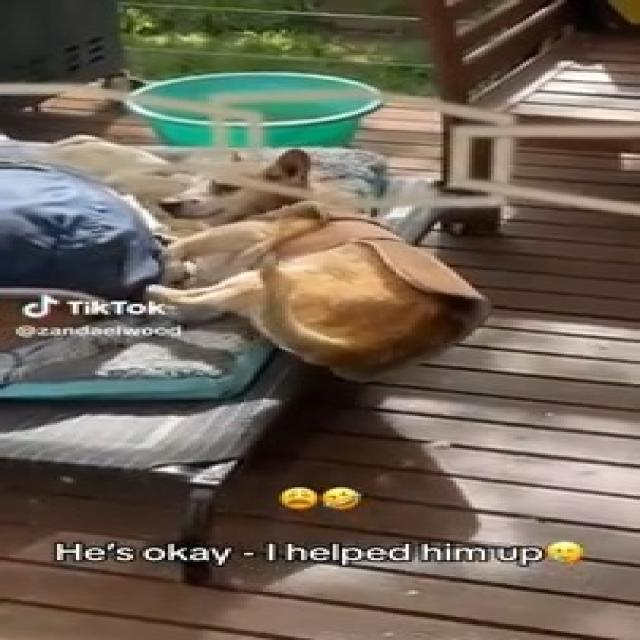
#> input picture test-2/test/images/youtube-10_jpg.rf.4abb2b92db125f1587387aeb8b192aef.jpg, 640 x 640 px, given in place of stream1, which was not available
$ python project-sin-yolo.py
#> lines starting #> are read from the running program, lines starting #| are printed output that depends on the picture; after the words box and inside, x2 and y2 are one past the last pixel; in counts of white or black regions, pixels touching at a corner belong together; pictures that were not available may be replaced by others from this repository, and a replacement may not be noted
import cv2
from datetime import datetime

# URL RTSP de tu cámara
camera_url = "rtsp://admin-admin:Kayn!%25123a@192.168.1.12:554/stream1"

# Abrir el flujo de video
cap = cv2.VideoCapture(camera_url)

if not cap.isOpened():
    print("Error: No se pudo conectar a la cámara.")
    exit()

# Resolución deseada
desired_width = 640
desired_height = 360

# Definir las coordenadas de la línea como un rango
line_y = int(desired_height * 0.35)  # 35% del alto
line_tolerance = 2  # Tolerancia de ±2 píxeles
line_start_x = int(desired_width * 0.3)  # 30% del ancho
line_end_x = int(desired_width * 0.7)  # 70% del ancho

# Crear el sustractor de fondo con parámetros ajustados
fgbg = cv2.createBackgroundSubtractorMOG2(history=500, varThreshold=25, detectShadows=True)

# Variables para rastrear objetos que cruzan la línea
crossed_objects = set()  # Almacena identificadores únicos de objetos que ya cruzaron

print("Mostrando video con detección de cruce...")

while True:
    ret, frame = cap.read()
#> frame is the input picture: shape (640, 640, 3); mean B, G, R 87.2, 100.2, 110.9
    if not ret:
        print("Error: No se pudo leer el flujo de video.")
        break

    # Redimensionar el cuadro al tamaño deseado
    frame_resized = cv2.resize(frame, (desired_width, desired_height))
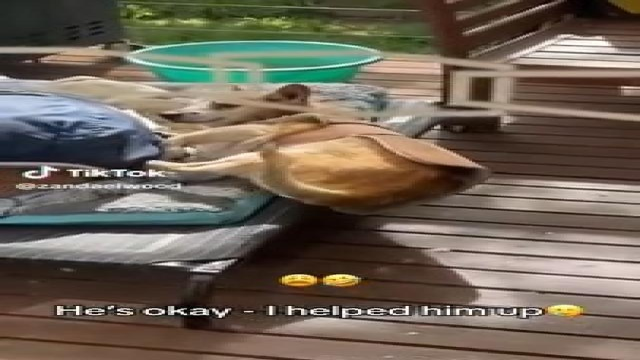
#> frame_resized: shape (360, 640, 3); mean B, G, R 87.1, 100.2, 110.8

    # Aplicar el sustractor de fondo
    fgmask = fgbg.apply(frame_resized)
#> fgmask: shape (360, 640); every value is 127

    # Limpiar la máscara con operaciones morfológicas
    kernel = cv2.getStructuringElement(cv2.MORPH_ELLIPSE, (5, 5))
    fgmask = cv2.morphologyEx(fgmask, cv2.MORPH_CLOSE, kernel)

    # Encontrar los contornos de los objetos en movimiento
    contours, _ = cv2.findContours(fgmask, cv2.RETR_EXTERNAL, cv2.CHAIN_APPROX_SIMPLE)
#> contours = [[[0, 0], [0, 359], [639, 359], [639, 0]]]

    # Iterar sobre los contornos encontrados
    for contour in contours:
        if cv2.contourArea(contour) > 1000:  # Filtrar áreas pequeñas (ajustado para reducir ruido)
            # Obtener el rectángulo delimitador del contorno
            (x, y, w, h) = cv2.boundingRect(contour)

            # Calcular el centro del objeto
            object_center = (x + w // 2, y + h // 2)

            # Verificar si el objeto cruza la línea
            # Condición 1: El objeto debe estar dentro del rango horizontal de la línea
            if line_start_x <= object_center[0] <= line_end_x:
                # Condición 2: El objeto debe cruzar la línea de arriba hacia abajo o viceversa
                if (y < line_y and y + h > line_y) or (y > line_y and y + h < line_y):
                    if (x, y, w, h) not in crossed_objects:  # Verificar que el objeto no haya sido registrado antes
                        current_time = datetime.now().strftime('%H:%M:%S')
                        print(f"¡Objeto cruzó la línea! Hora: {current_time}")
                        crossed_objects.add((x, y, w, h))

            # Dibujar el contorno del objeto
            cv2.rectangle(frame_resized, (x, y), (x + w, y + h), (0, 255, 0), 2)
#> this loop made 1 pass
#> (contour, x, y, w, h, object_center) on pass 1: ([[0, 0], [0, 359], [639, 359], [639, 0]], 0, 0, 640, 360, (320, 180))
#| ¡Objeto cruzó la línea! Hora: 07:12:41
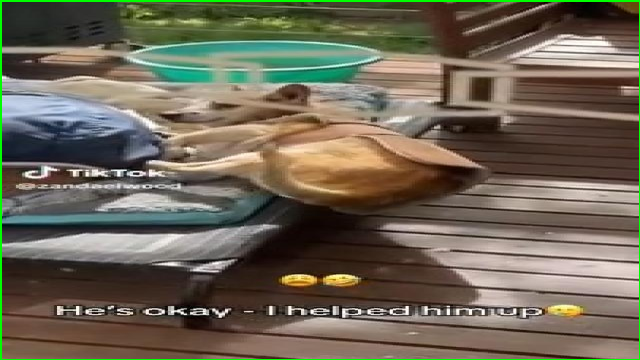
#> frame_resized: shape (360, 640, 3); 1.3% of pixels changed, all inside (x1, y1, x2, y2) = (0, 0, 640, 360)
#> after the loop, crossed_objects = 1 item

    # Dibujar la línea en el video
    cv2.line(frame_resized, (line_start_x, line_y), (line_end_x, line_y), (0, 255, 0), 2)
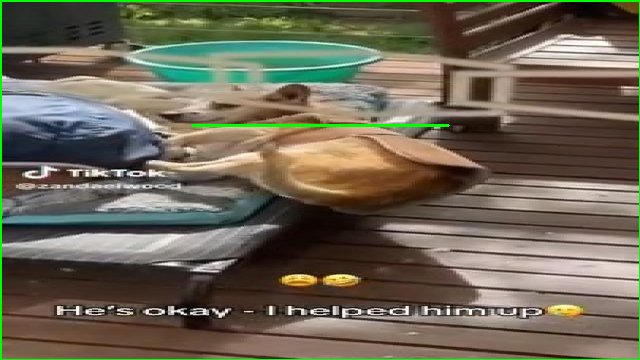
#> frame_resized: shape (360, 640, 3); 0.34% of pixels changed, all inside (x1, y1, x2, y2) = (191, 124, 450, 127)

    # Mostrar el video redimensionado
    cv2.imshow("Video con detección de cruce", frame_resized)

    # Salir con 'q'
    if cv2.waitKey(1) & 0xFF == ord('q'):
#> (key q is pressed here)
        break

# Liberar recursos
cap.release()
cv2.destroyAllWindows()

$ run again, on test-2/test/images/youtube-34_jpg.rf.090a6ef641bc6b4ba467b926886fb969.jpg
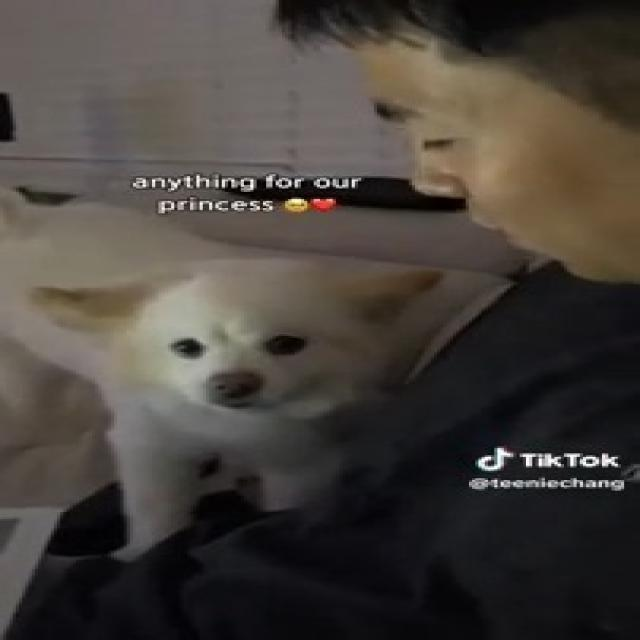
#> input picture test-2/test/images/youtube-34_jpg.rf.090a6ef641bc6b4ba467b926886fb969.jpg, 640 x 640 px, given in place of stream1, which was not available
#> frame is the input picture: shape (640, 640, 3); mean B, G, R 59.4, 64.7, 70.4
#> fgmask: shape (360, 640); every value is 127
#> contours = [[[0, 0], [0, 359], [639, 359], [639, 0]]]
#> the loop `for contour in contours:` made 1 pass
#> (contour, x, y, w, h, object_center) on pass 1: ([[0, 0], [0, 359], [639, 359], [639, 0]], 0, 0, 640, 360, (320, 180))
#> (printed output is left out)
#> after the loop `for contour in contours:`:
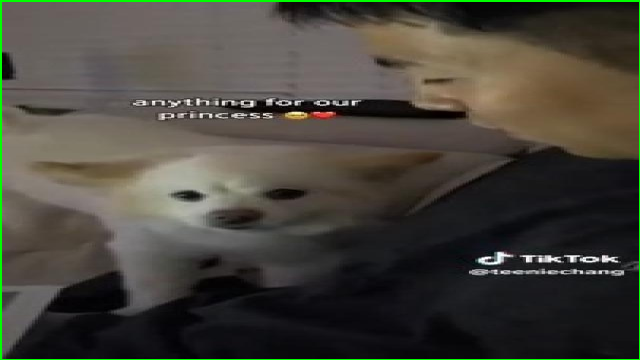
#> frame_resized: shape (360, 640, 3); mean B, G, R 58.8, 67.3, 69.7
#> after the loop `for contour in contours:`: crossed_objects = 1 item
#> `cv2.line(frame_resized, (line_start_x, line_y), (line_end_x, line_y), ..`:
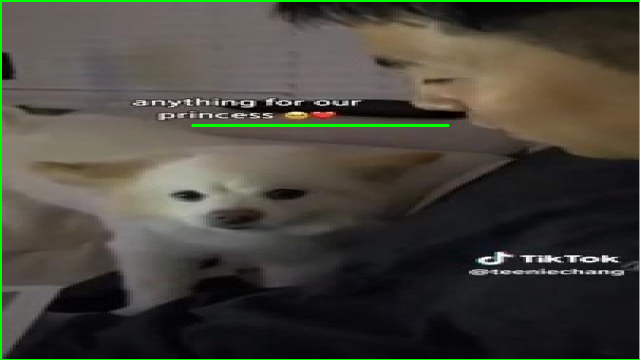
#> frame_resized: shape (360, 640, 3); 0.34% of pixels changed, all inside (x1, y1, x2, y2) = (191, 124, 450, 127)

$ run again, on test-2/test/images/youtube-58_jpg.rf.d1976fea43b95d3a155b6dbcab979a70.jpg
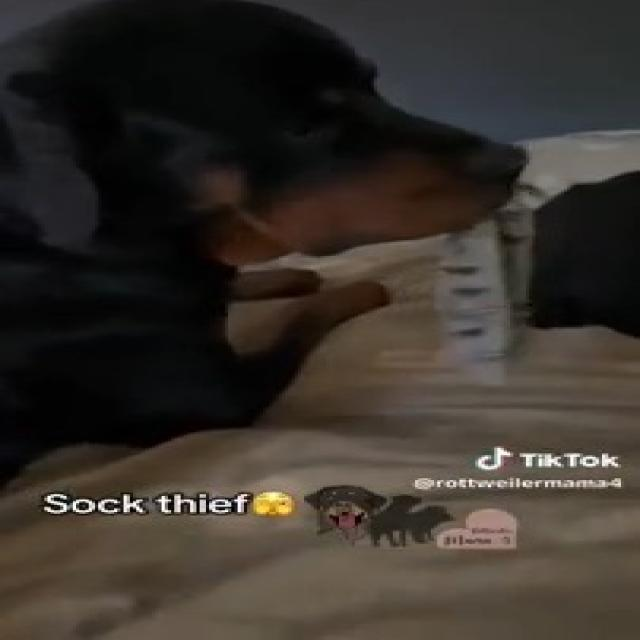
#> input picture test-2/test/images/youtube-58_jpg.rf.d1976fea43b95d3a155b6dbcab979a70.jpg, 640 x 640 px, given in place of stream1, which was not available
#> frame is the input picture: shape (640, 640, 3); mean B, G, R 43.1, 49.3, 55.3
#> `fgmask = fgbg.apply(frame_resized)`:
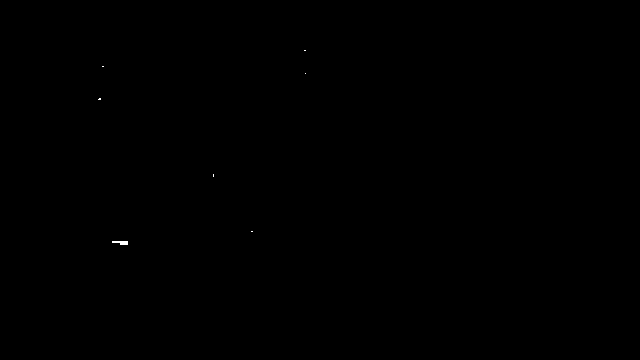
#> fgmask: shape (360, 640); values 127 (black) and 255 (white), 0.03% white; 7 white regions (6 under 20 px), largest, box (x1, y1, x2, y2) and area: (112, 241, 128, 245) 48
#> contours = [[[0, 0], [0, 359], [639, 359], [639, 0]]]
#> the loop `for contour in contours:` made 1 pass
#> (contour, x, y, w, h, object_center) on pass 1: ([[0, 0], [0, 359], [639, 359], [639, 0]], 0, 0, 640, 360, (320, 180))
#> (printed output is left out)
#> after the loop `for contour in contours:`: crossed_objects = 1 item
#> `cv2.line(frame_resized, (line_start_x, line_y), (line_end_x, line_y), ..`:
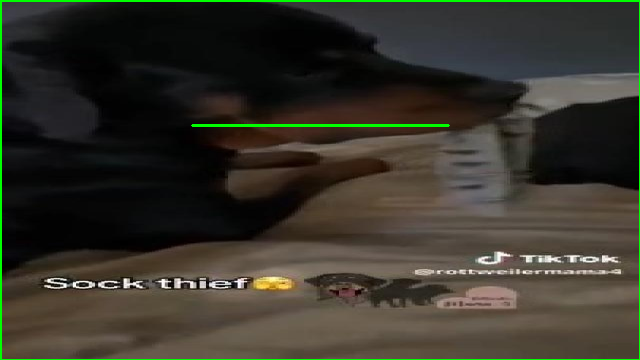
#> frame_resized: shape (360, 640, 3); mean B, G, R 42.4, 52.7, 54.5

$ run again, on test-2/test/images/youtube-73_jpg.rf.ae23c3770c531a2c8fb82b8bfea3bcea.jpg
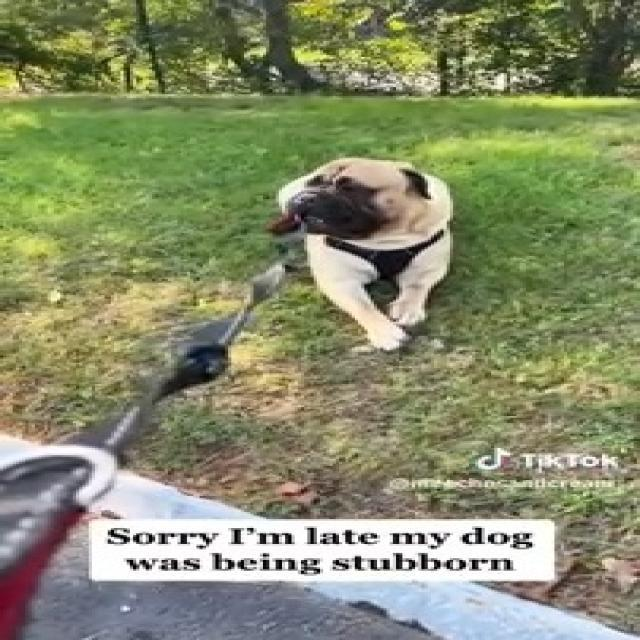
#> input picture test-2/test/images/youtube-73_jpg.rf.ae23c3770c531a2c8fb82b8bfea3bcea.jpg, 640 x 640 px, given in place of stream1, which was not available
#> frame is the input picture: shape (640, 640, 3); mean B, G, R 105.9, 140.2, 133.9
#> `fgmask = fgbg.apply(frame_resized)`:
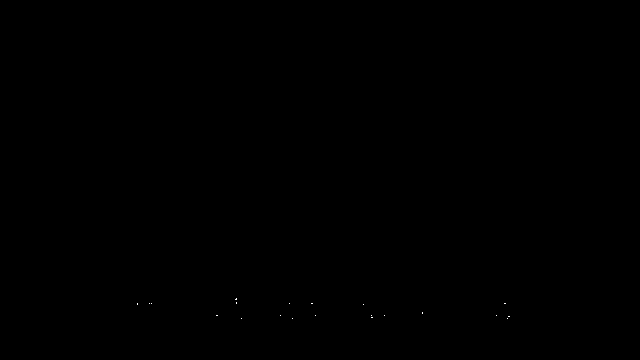
#> fgmask: shape (360, 640); values 127 (black) and 255 (white), 0.01% white in thin lines or dots, all inside (x1, y1, x2, y2) = (137, 298, 510, 319)
#> contours = [[[0, 0], [0, 359], [639, 359], [639, 0]]]
#> the loop `for contour in contours:` made 1 pass
#> (contour, x, y, w, h, object_center) on pass 1: ([[0, 0], [0, 359], [639, 359], [639, 0]], 0, 0, 640, 360, (320, 180))
#> (printed output is left out)
#> after the loop `for contour in contours:`: crossed_objects = 1 item
#> `cv2.line(frame_resized, (line_start_x, line_y), (line_end_x, line_y), ..`:
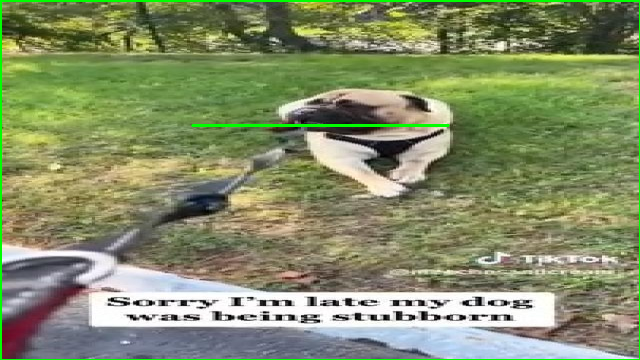
#> frame_resized: shape (360, 640, 3); mean B, G, R 104.4, 142.3, 131.9
